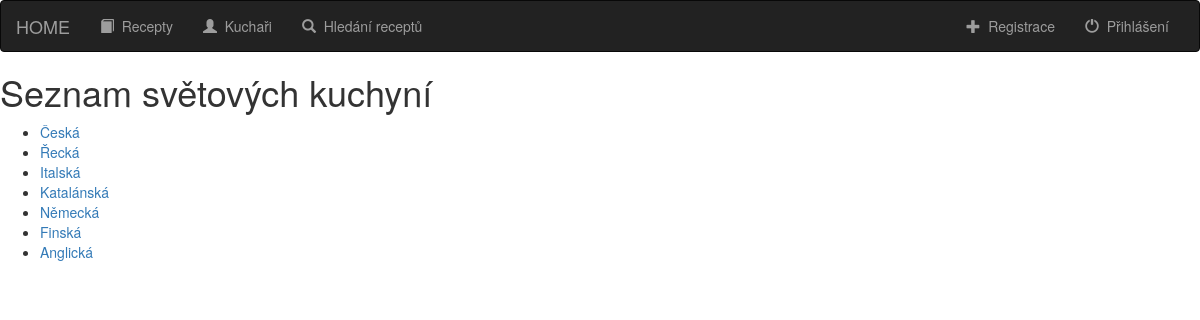
The app's page /recepty/svetovekuchyne/ with its own data.
### recepty/models.py (models this page shows, shortened)
class SvetovaKuchyne(models.Model):
    jmeno = models.CharField(max_length=100)
    popis = models.TextField(max_length=1000, default="popis")

### recepty/views.py (the view)
# urls.py: url(r'svetovekuchyne/$', views.svetoveKuchyne, name='svetovekuchyne'),
def svetoveKuchyne(request):
    all_kuchyne = SvetovaKuchyne.objects.all()
    context = {'all_kuchyne': all_kuchyne}
    return render(request, 'recepty/svetovekuchyne.html', context)

### recepty/templates/recepty/svetovekuchyne.html (shortened to what this page needs)
{% extends 'recepty/base.html' %}
{% block body %}
<h1>Seznam světových kuchyní</h1>
{% if all_kuchyne %}
    <ul>
        {% for kuchyne in all_kuchyne %}
        <li><a href="{% url 'recepty:detailkuchyne' kuchyne.id %}">{{ kuchyne.jmeno }}</a></li>
        {% endfor %}
    </ul>
{% else %}
    <h3>Nejsou kuchyně</h3>
{% endif %}
{% endblock %}

### records on screen
SvetovaKuchyne: jmeno "Česká"
SvetovaKuchyne: jmeno "Řecká"
SvetovaKuchyne: jmeno "Italská"
SvetovaKuchyne: jmeno "Katalánská"
SvetovaKuchyne: jmeno "Německá"
SvetovaKuchyne: jmeno "Finská"
SvetovaKuchyne: jmeno "Anglická"
